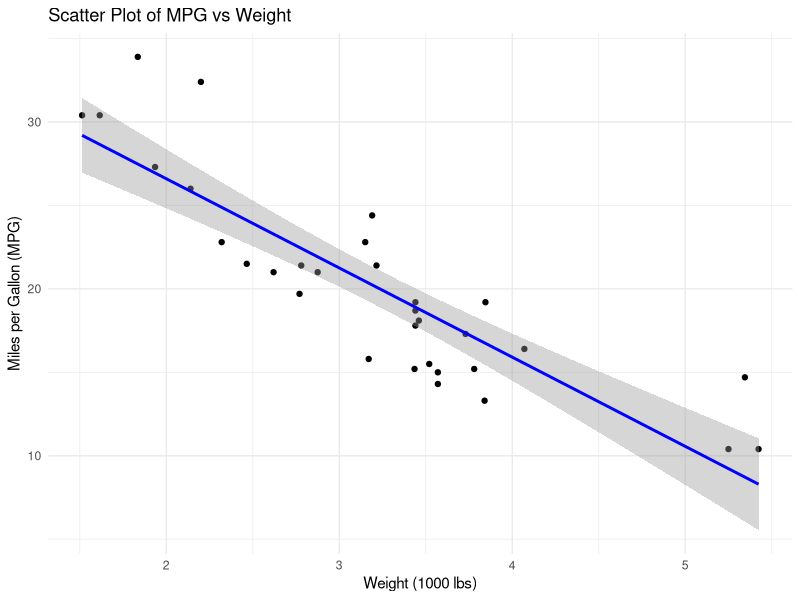
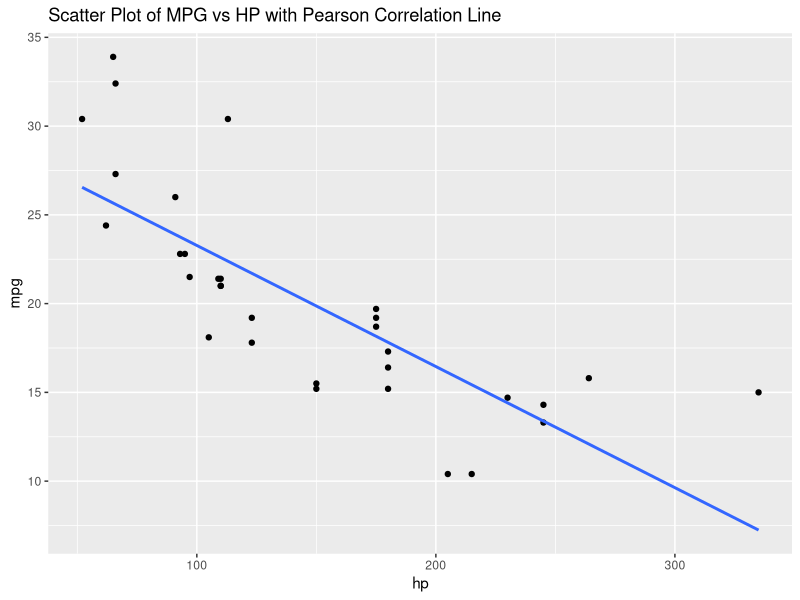

R code for these plots, in order:
## ---- chunk 1
knitr::opts_chunk$set(echo = TRUE)
## ---- chunk 2
# Load necessary libraries
library(ggplot2)
library(datasets)
## ---- chunk 3
# Load the mtcars dataset
data("mtcars")

# Display the first few rows of the dataset
head(mtcars)
## ---- chunk 4
# Create scatter plot
ggplot(mtcars, aes(x = wt, y = mpg)) +
  geom_point() +
  geom_smooth(method = "lm", col = "blue") +
  labs(title = "Scatter Plot of MPG vs Weight",
       x = "Weight (1000 lbs)",
       y = "Miles per Gallon (MPG)") +
  theme_minimal()
## ---- chunk 5
# Compute Pearson correlation
pearson_cor <- cor(mtcars$mpg, mtcars$wt, method = "pearson")

cat("Pearson Correlation:\n")
print(pearson_cor)
## ---- chunk 6
# Compute Spearman correlation
spearman_cor <- cor(mtcars$mpg, mtcars$wt, method = "spearman")

cat("Spearman Correlation:\n")
print(spearman_cor)
## ---- chunk 7
# Compute Kendall correlation
kendall_cor <- cor(mtcars$mpg, mtcars$wt, method = "kendall")

cat("Kendall Correlation:\n")
print(kendall_cor)
## ---- chunk 8
# Solution
pearson_corr <- cor(mtcars$mpg, mtcars$hp, method = "pearson")
pearson_corr
## ---- chunk 9
# Solution
spearman_corr <- cor(mtcars$mpg, mtcars$wt, method = "spearman")
spearman_corr
## ---- chunk 10
# Solution
kendall_corr <- cor(mtcars$mpg, mtcars$qsec, method = "kendall")
kendall_corr
## ---- chunk 11

# Solution
ggplot(mtcars, aes(x = hp, y = mpg)) +
  geom_point() +
  geom_smooth(method = "lm", se = FALSE) +
  labs(title = "Scatter Plot of MPG vs HP with Pearson Correlation Line")
